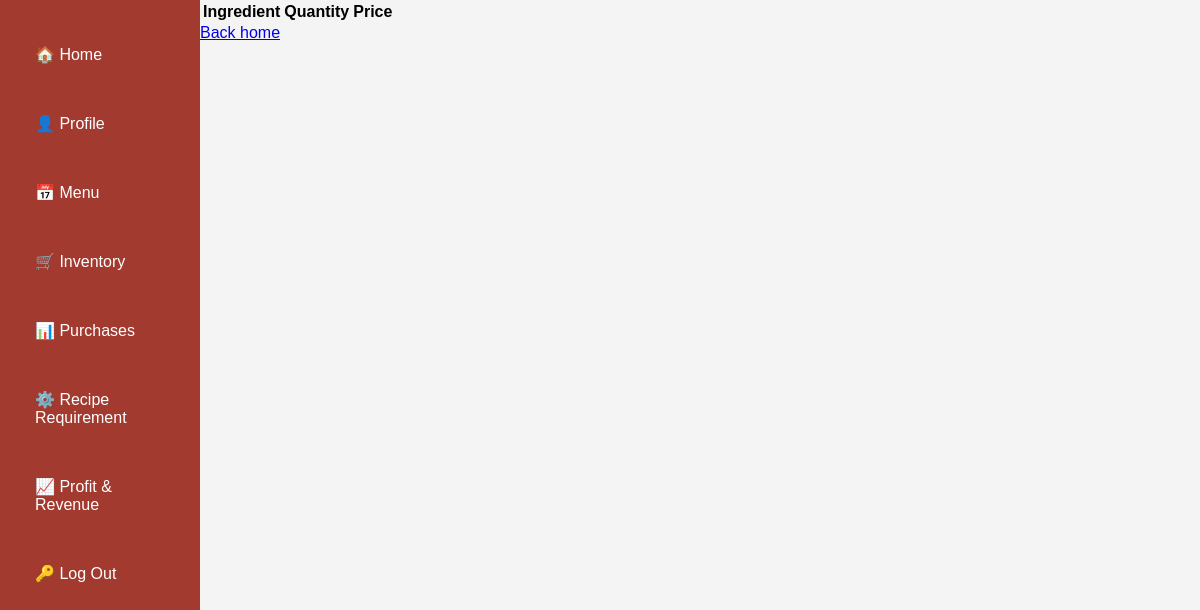
Page /menu/12 on the earlier database version.
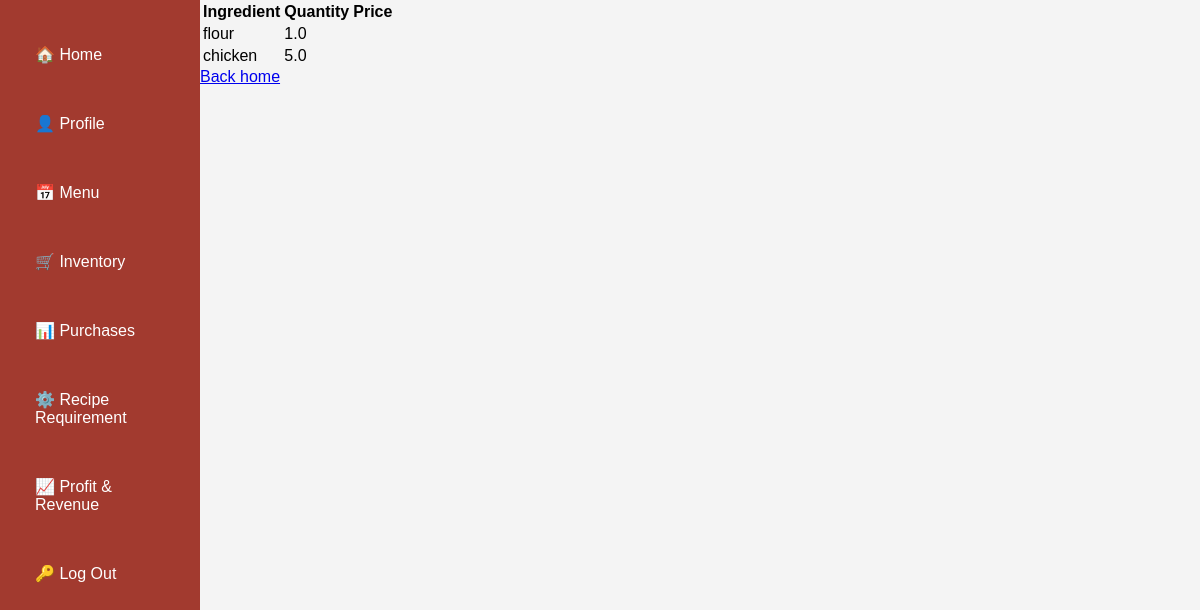
Same page on the later database version.
### inventory/models.py (models this page shows, shortened)
class RecipeRequirement(models.Model):
    id = models.AutoField(primary_key=True)
    menu_item = models.ForeignKey(MenuItem, on_delete=models.CASCADE)
    ingredient = models.ForeignKey(Ingredient, on_delete=models.CASCADE)
    quantity = models.DecimalField(max_digits=10, decimal_places=1)
    unit = models.CharField(max_length=200, choices=UNIT_CHOICES, default='')

class Ingredient(models.Model):
    id = models.AutoField(primary_key=True)
    name = models.CharField(max_length=200)
    quantity = models.DecimalField(max_digits=10, decimal_places=2)
    price_per_unit = models.DecimalField(max_digits=10, decimal_places=2)
    unit = models.CharField(max_length=200, choices=UNIT_CHOICES, default='')

### inventory/views.py (the view)
# urls.py: path('menu/<pk>', views.MenuItemDetail.as_view(), name='menuitemdetail'),
class MenuItemDetail(DetailView):
    model = MenuItem
    template_name = "inventory/menuitem_detail.html"
    def get_context_data(self, **kwargs):
        context = super(MenuItemDetail, self).get_context_data(**kwargs)
        menuitem = self.object
        recipe_requirements = RecipeRequirement.objects.filter(menu_item=menuitem).distinct()
        context['recipe_requirements_list'] = recipe_requirements
        return context

### inventory/templates/inventory/menuitem_detail.html (shortened to what this page needs)
{% extends 'inventory/base.html' %}
{% load static %}
{% block head %}
  <link rel="stylesheet" type="text/css" href="{% static 'inventory/main.css' %}">
{% endblock %}
{% block content %}
<div class="table-page">
  <div class="table-content">
    <table class="table">
      <thead>
        <tr class="table-header">
          <th class="header-row-1">Ingredient</th>
          <th class="header-row-2">Quantity</th>
          <th class="header-row-3">Price</th>
        </tr>
      </thead>
      <tbody>
        {% for item in recipe_requirements_list %}
        <tr>
          <td class="table-row-1">{{ item.ingredient.name }}</td>
          <td class="table-row-2">{{ item.quantity }}</td>
          <td class="table-row-2">{{ item.price_per_unit }}</td>
          <td class="table-row-3">
          </td>
        </tr>
        {% endfor %}
      </tbody>
    </table>
  </div>
  <a href="{% url 'home' %}">Back home</a>
</div>
{% endblock %}

### inventory/templates/inventory/base.html (shortened to what this page needs)
{% load static %}
<!DOCTYPE html>
<html lang="">
<head>
    <link rel="stylesheet" href="{% static 'inventory/main.css' %}">
    {% block head %}{% endblock %}
</head>
<body>
    <div class="container">
      <header>
       <aside class="sidebar">
         <ul>
            <li><a href="{% url 'home' %}">🏠 Home</a></li>
            <li><a href="{% url 'profile' %}">👤 Profile</a></li>
            <li><a href="{% url 'menuitem' %}">📅 Menu</a></li>
            <li><a href="{% url 'ingredientslist' %}">🛒 Inventory</a></li>
            <li><a href="{% url 'purchase-list' %}">📊 Purchases</a></li>
            <li><a href="{% url 'reciperequirement_create' %}">⚙️ Recipe Requirement</a></li>
            <li><a href="{% url 'profit_revenue' %}">📈 Profit & Revenue</a></li>
            <li><a href="{% url 'logout' %}">🔑 Log Out</a></li>
         </ul>
       </aside>
      </header>
    {% block content %}
    {% endblock %}
    </div>
</body>
</html>

### inventory/static/inventory/main.css (style rules this page uses)
body { font-family: Arial, sans-serif; display: flex; margin: 0; padding: 0; height: 100vh; background-color: #f4f4f4; }
.container { display: flex; }
.sidebar { width: 200px; background-color: #a23a2f; color: #fff; height: 100vh; padding-top: 20px; }
.sidebar ul { list-style-type: none; padding: 0px; }
.sidebar ul li { padding: 15px; }
.sidebar ul li a { color: #fff; text-decoration: none; }
header { display: flex; justify-content: space-between; align-items: center; margin-bottom: 20px; }
body { font-family: Arial, sans-serif; display: flex; margin: 0; height: 100vh; }
.sidebar { background-color: #a23a2f; color: white; width: 200px; padding: 20px; box-sizing: border-box; }
.sidebar ul { list-style: none; padding: 0; }
.sidebar li { margin: 20px 0; }
.html, body { height: 100%; margin: 0; }
.container { display: flex; height: 100vh; width: 500lvh; }

Differences in the rows shown:
added RecipeRequirement: ingredient.name "flour", quantity "1.0"
added RecipeRequirement: ingredient.name "chicken", quantity "5.0"
